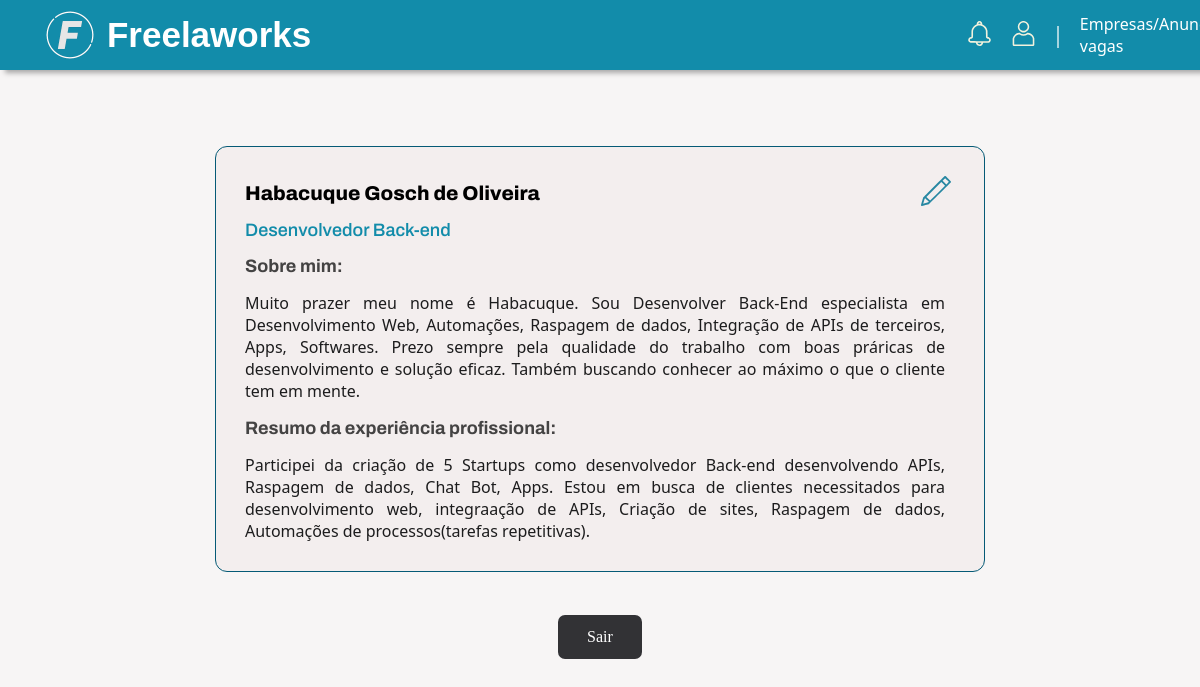
Page /perfil/Haba (signed in) on the committed database.
### apps/usuarios/models.py (models this page shows, shortened)
class Resumo(models.Model):
    nome_completo = models.CharField(max_length=150, null=False, blank=False)
    telefone = models.CharField(max_length=20, null=False, blank=False)
    titulo_profissional = models.CharField(max_length=150, null=False, blank=False)
    descricao_pessoal = models.TextField(null=False, blank=False)
    resumo_experiencia_profissional = models.TextField(null=False, blank=False)
    usuario_edit = models.ForeignKey(
        to=User,
        on_delete=models.SET_NULL,
        null=True,
        blank=False,
        related_name="user_edit",
    )

### apps/usuarios/views/views.py (the view)
# urls.py: path('perfil/<str:user>', perfil, name = 'perfil'),
def perfil(request, user):
    user = request.user
    if not user.is_authenticated:
        return redirect('login')
    try:
        resumo = get_list_or_404(Resumo, usuario_edit=user)
    except:
        return render(request, 'usuarios/perfil.html')
    return render(request, 'usuarios/perfil.html', {"resumo": resumo, "user": user})

### templates/usuarios/perfil.html
{% extends 'partials/base.html' %}
{% load static %}
{% block content %}
<br>
<section class="tudo">
    {% if resumo %}
    {% for resumo in resumo %}
        <div class="card-perfil">
            <div class="lapis">
                <a href="{% url 'editar_perfil' resumo.id %}"><img src="{% static '/assets/icones/lapis.svg' %}" alt="ícone de lapis" width="30px" height="30px"></a>
            </div>
            <p class="nome-completo">{{ resumo.nome_completo }}</p>
            <p class="titulo-profissional">{{ resumo.titulo_profissional }}</p>
            <h2>Sobre mim:</h2>
            <p class="descricao">{{ resumo.descricao_pessoal }}</p>
            <h2>Resumo da experiência profissional:</h2>
            <p class="descricao">{{ resumo.resumo_experiencia_profissional }}</p>
        </div>
    {% endfor %}
    {% else %}
    <p class="data">Seja Bem-vindo(a) {{ user }}</p>
    <br>
    <a href="{% url 'novo_resumo' %}">Adicionar resumo</a>
    {% endif %}
    <br>
    <a class="button-sair" href="{% url 'logout' %}">Sair</a>
</section>
{% endblock %}

### setup/static/styles/style.css (style rules this page uses)
* { margin: 0; padding: 0; }
:root { --destaque: #00B1FD; --texto: #F2F2DD; --white: #ffffff; --fundo-header: #128caa; --primaria: #128caa; --secundaria: #0e7b99e5; --terciaria: #096b87; --quaternaria: #055a76; --quinta: #004964; }
body { background-color: #f7f5f5 }
.tudo { display: flex; align-items: center; justify-content: center; flex-direction: column; }

### setup/static/styles/header.css (style rules this page uses)
:root { --destaque: #00B1FD; --texto: #ffffff; --white: #ffffff; --fundo-header: #128caa; }

### setup/static/styles/vagas.css (style rules this page uses)
.descricao { color: #1c1c1d; font-family: 'Noto Sans', 'Helvetica Neue', Helvetica, Arial, sans-serif !important; font-size: 16px; width: 700px; text-align: justify; }

### setup/static/styles/perfil.css (style rules this page uses)
.card-perfil { border-radius: 12px; background-color: #f3eeee; border: solid 1.5px var(--quaternaria); display: flex; justify-content: center; flex-direction: column; align-items: left; padding-left: 1.2em; padding: 1.8em; height: auto; width: 710px; gap:1em; margin-top: 8em; margin-bottom: 1.6em; }
.lapis { display: flex; justify-content: center; flex-direction: column; align-items: center; margin-left: 42em; }
.card-perfil a { width: 30px; height: 30px; }
.nome-completo { font-family: 'Archivo', sans-serif; font-weight: 800; font-size: 20px; margin-top: -2em; width: 660px; }
.titulo-profissional { font-family: 'Archivo', sans-serif; font-weight: 550; font-size: 18px; color: var(--primaria); }
.card-perfil h2 { font-family: 'Archivo', sans-serif; font-size: 18px; color: #444343; }
.descricao { color: #1c1c1d; font-family: 'Noto Sans', 'Helvetica Neue', Helvetica, Arial, sans-serif !important; font-size: 16px; width: 700px; text-align: justify; }
.button-sair { display: flex; justify-content: center; flex-direction: column; align-items: center; width: 60px; height: 20px; text-decoration: none; background-color: #323235; color: white; padding: 12px; border-radius: 7px; }

### setup/static/styles/loader.css (style rules this page uses)
body { background-color: rgb(255, 255, 255); }
* { margin: 0; padding: 0; }

### rows in the picture
Resumo: nome_completo "Habacuque Gosch de Oliveira", titulo_profissional "Desenvolvedor Back-end", descricao_pessoal "Muito prazer meu nome é Habacuque. Sou Desenvolver Back-End especialista em Desenvolvimento Web, Automações, Raspagem de dados, Integração de APIs de terceiros, Apps, Softwares. Prezo sempre pela qualidade do trabalho com boas práricas de desenvolvimento e solução eficaz. Também buscando conhecer ao máximo o que o cliente tem em mente.", resumo_experiencia_profissional "Participei da criação de 5 Startups como desenvolvedor Back-end desenvolvendo APIs, Raspagem de dados, Chat Bot, Apps. Estou em busca de clientes necessitados para desenvolvimento web, integraação de APIs, Criação de sites, Raspagem de dados, Automações de processos(tarefas repetitivas)."
